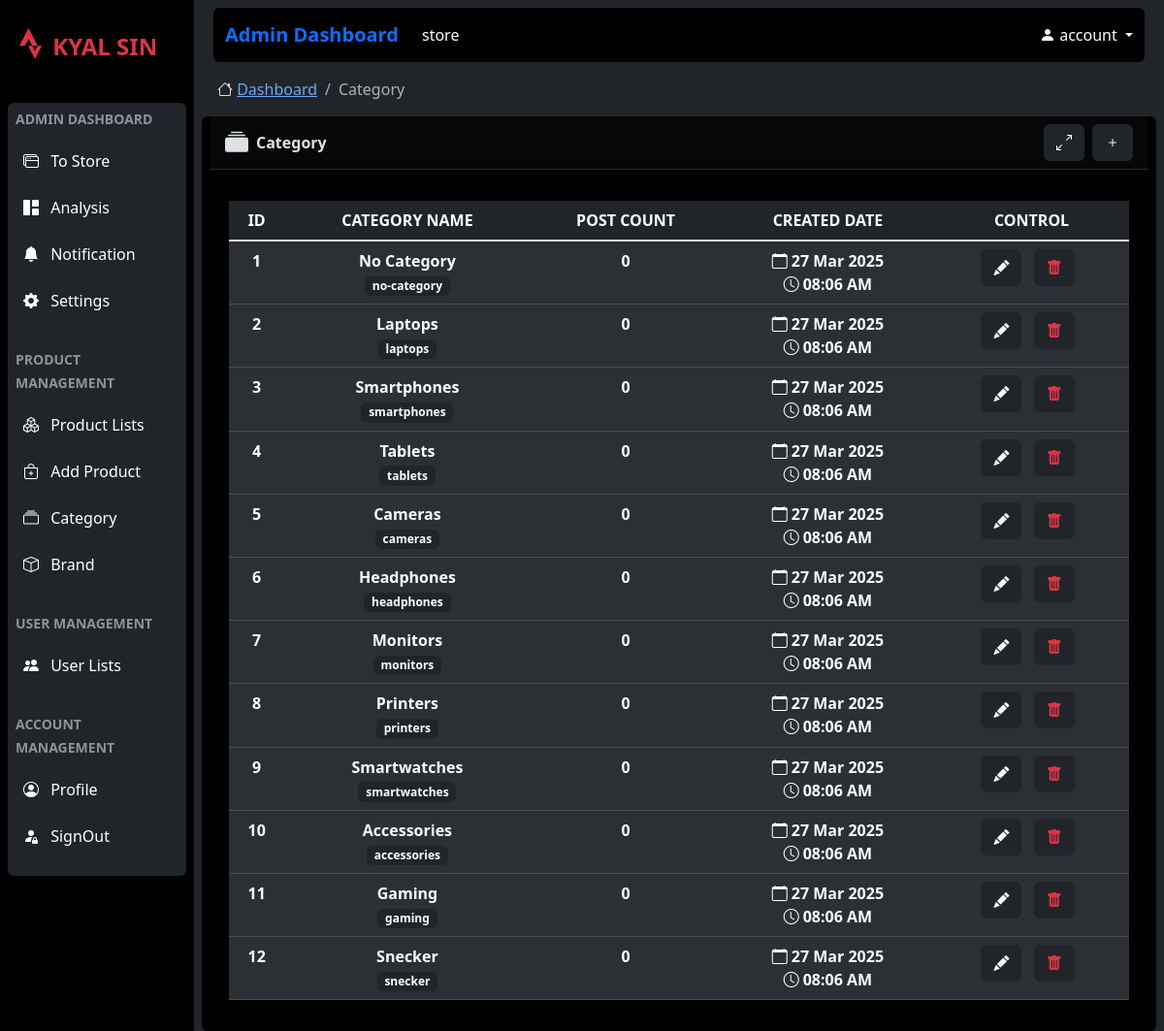
The app's page /admin/categories (signed in), older data.
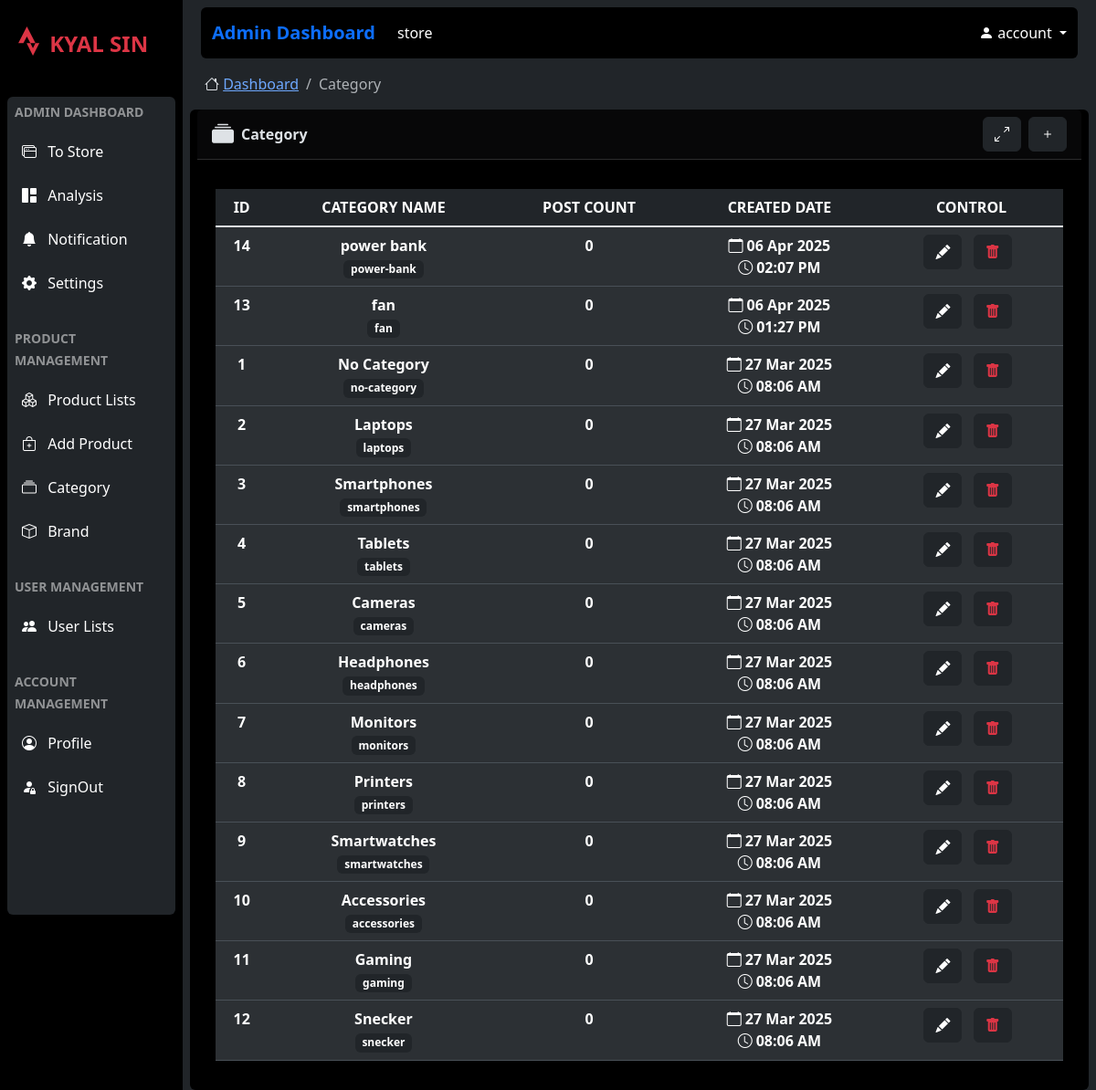
The same page, newer data.
### website/models.py (models this page shows, shortened)
class Category(db.Model):
    id = db.Column(db.Integer, primary_key=True)
    name = db.Column(db.String(64), nullable=False)
    slug = db.Column(db.String(64), nullable=False)
    created_at = db.Column(db.DateTime, default=db.func.now())
    updated_at = db.Column(db.DateTime, default=db.func.now(), onupdate=db.func.now())

### website/admin.py (the view, shortened to what this page needs)
@admin.route('/categories', methods=['GET', 'POST'])
@login_required
@admin_required
def manageCategory():
    form = CategoryForm()
    categories = Category.query.order_by(Category.created_at.desc()).all()
    return render_template(path + 'category.html', form=form, categories=categories)

### website/admin.py (called while the page is built)
def admin_required(f):
    @wraps(f)
    def decorated_function(*args, **kwargs):
        if not current_user.is_authenticated or current_user.id != ADMIN_USER_ID:
            flash("You do not have permission to access this page.", "warning")
            return redirect(url_for("views.index"))  # Redirect to home page or login
        return f(*args, **kwargs)
    return decorated_function

### website/templates/admin/category.html (shortened to what this page needs)
{% extends 'admin/components/layout.html' %}
{% block body %}
<div class="m-3">
    <nav aria-label="breadcrumb">
        <ol class="breadcrumb">
            <li class="breadcrumb-item">
                <i class="bi bi-house"></i>
                <a href="{{ url_for('admin.dashboard' ) }}"> Dashboard</a>
            </li>
            <li class="breadcrumb-item active">Category</li>
        </ol>
    </nav>
</div>
    <div class="container-fluid p-0 window-session">
        <div class="card bg-black border-0 w-100">
            <div class="card-header d-flex justify-content-between mx-2">
                <div class="d-flex align-items-center">
                    <i class="bi bi-collection-fill fs-4"></i>
                    <span class="fw-bolder ms-2">Category</span>
                </div>
                <div class="d-flex align-items-center">
                    <button class="btn btn-dark custom-btn me-2" onclick="toggle_window(this)">
                        <i class="bi bi-arrows-angle-expand"></i>
                    </button>
                    <button class="btn btn-dark custom-btn" onclick="toggle_new(this)">
                        <i class="bi bi-plus d-inline-block"></i>
                    </button>
                </div>
            </div>
            <div class="card-body" style="min-height: 65vh;">
                <div class="container-fluid">
                    <div class="row justify-content-center">
                        <div class="col-12 mt-3">
                            <table class="table table-striped table-hover text-center">
                                <thead>
                                    <tr>
                                        <th>ID</th>
                                        <th>CATEGORY NAME</th>
                                        <th>POST COUNT</th>
                                        <th>CREATED DATE</th>
                                        <th>CONTROL</th>
                                    </tr>
                                </thead>
                                <tbody class="table-group-divider fw-light">
                                    {% for category in categories %}
                                        <tr class="category-tr" id="category-tr-{{ category.id }}">
                                            <th>{{ category.id }}</th>
                                            <th>
                                                <p class="my-0">{{ category.name }}</p>
                                                <span class="badge bg-dark">{{ category.slug }}</span>
                                            </th>
                                            <th>
                                                <p class="my-0">0</p>
                                            </th>
                                            <th>
                                                <p class="my-0"><i class="bi bi-calendar me-1"></i>{{ category.updated_at.strftime('%d %b %Y') }}</p>
                                                <p class="my-0"><i class="bi bi-clock me-1"></i>{{ category.updated_at.strftime('%I:%M %p') }}</p>
                                            </th>
                                            <th>
                                                <button class="btn btn-dark custom-btn me-2" onclick="toggle_edit('{{ category.id }}')">
                                                    <i class="bi bi-pencil-fill"></i>
                                                </button>
                                                    <form method="POST" action="{{ url_for('admin.deleteCategory', category_id=category.id) }}" style="display:inline;">
                                                        <button type="submit" class="btn btn-dark custom-btn me-2" onclick="confirmDelete(event, this.form)">
                                                            <i class="text-danger bi bi-trash-fill"></i>
                                                        </button>
                                                    </form>
                                            </th>
                                        </tr>
                                    {% else %}
                                        <tr>
                                            <td colspan="5">
                                                <p class="fs-1 mt-5 fw-bold text-secondary">No records found</p>
                                            </td>
                                        </tr>
                                    {% endfor %}
                                </tbody>
                            </table>
                        </div>
                    </div>
                </div>
            </div>
        </div>
    </div>
{% endblock %}

### website/templates/admin/components/layout.html (shortened to what this page needs)
<!DOCTYPE html>
<html lang="en">
<head>
    <link rel="stylesheet" href="{{ url_for('serve_node_modules', filename='bootstrap/dist/css/bootstrap.min.css') }}">
    <link rel="stylesheet" href="{{ url_for('serve_node_modules', filename='bootstrap-icons/font/bootstrap-icons.css') }}">
    <link rel="stylesheet" href="{{ url_for('serve_node_modules', filename='sweetalert2/dist/sweetalert2.min.css') }}">
    <link rel="stylesheet" href="{{ url_for('serve_node_modules', filename='summernote/dist/summernote-bs5.css') }}">
    <link rel="stylesheet" href="{{ url_for('static', filename='css/admin.css') }}">
</head>
<body data-bs-theme="dark">
    <div class="container-fluid">
        <div class="row">
            <div class="col-2 p-0">
                {% include "admin/components/sidebar.html" %}
            </div>
            <div class="col-10 px-2 vh-100 overflow-y-scroll scrollbar-width-0">
                {% include "admin/components/navbar.html" %}
                {% block body %}{% endblock %}
            </div>
        </div>
    </div>
</body>
</html>

### website/templates/admin/components/sidebar.html
<div class="w-100 bg-black">
    <div class="side-bar vh-100">
        <nav class="navbar navbar-dark ps-3 mb-3 bg-black w-100 sticky-top">
            <a class="navbar-brand w-100 text-danger my-2 fs-4 fw-bold" href="">
                <i class="bi bi-strava fs-2"></i> KYAL SIN
            </a>
        </nav>
        <div class="nav-div h-75 overflow-y-scroll m-2 bg-dark m-1 p-1 px-2 rounded">
            <ul class="nav nav-fill flex-column">
                <li class="text-white-50 fw-bold mb-2">
                    <small>ADMIN DASHBOARD</small>
                </li>
                <li class="nav-item fs-6 px-2 py-2 my-1 rounded">
                    <a href="{{ url_for('views.index' ) }}" class="nav-link p-0 text-decoration-none text-white text-start">
                        <i class="me-2 bi bi-window-stack"></i> To Store
                    </a>
                </li>
                <li class="nav-item fs-6 px-2 py-2 my-1 rounded">
                    <a href=""  class="nav-link p-0 text-decoration-none text-white text-start">
                        <i class="me-2 bi bi-grid-1x2-fill"></i> Analysis
                    </a>
                </li>
                <li class="nav-item fs-6 px-2 py-2 my-1 rounded">
                    <a href="#" class="nav-link p-0 text-decoration-none text-white text-start">
                        <i class="me-2 bi bi-bell-fill"></i> Notification
                    </a>
                </li>
                <li class="nav-item fs-6 px-2 py-2 my-1 rounded">
                    <a href="#" class="nav-link p-0 text-decoration-none text-white text-start">
                        <i class="me-2 bi bi-gear-fill"></i> Settings
                    </a>
                </li>
                <li class="text-white-50 fw-bold mb-2 mt-4">
                    <small>PRODUCT MANAGEMENT</small>
                </li>
                <li class="nav-item fs-6 px-2 py-2 my-1 rounded">
                    <a href="{{ url_for('admin.productLists' ) }}" class="nav-link p-0 text-decoration-none text-white text-start">
                        <i class="me-2 bi bi-boxes"></i> Product Lists
                    </a>
                </li>
                <li class="nav-item fs-6 px-2 py-2 my-1 rounded">
                    <a href="{{ url_for('admin.addProduct' ) }}" class="nav-link p-0 text-decoration-none text-white text-start">
                        <i class="me-2 bi bi-bag-plus"></i> Add Product
                    </a>
                </li>
                <li class="nav-item fs-6 px-2 py-2 my-1 rounded">
                    <a href="{{ url_for('admin.manageCategory' ) }}" class="nav-link p-0 text-decoration-none text-white text-start">
                        <i class="me-2 bi bi-collection"></i> Category
                    </a>
                </li>
                <li class="nav-item fs-6 px-2 py-2 my-1 rounded">
                    <a href="{{ url_for('admin.manageBrand' ) }}" class="nav-link p-0 text-decoration-none text-white text-start">
                        <i class="me-2 bi bi-box"></i> Brand
                    </a>
                </li>
                <li class="text-white-50 fw-bold mb-2 mt-4">
                    <small>USER MANAGEMENT</small>
                </li>
                <li class="nav-item fs-6 px-2 py-2 my-1 rounded">
                    <a href="" class="nav-link p-0 text-decoration-none text-white text-start">
                        <i class="me-2 bi bi-people-fill"></i> User Lists
                    </a>
                </li>
                <li class="text-white-50 fw-bold mb-2 mt-4">
                    <small>ACCOUNT MANAGEMENT</small>
                </li>
                <li class="nav-item fs-6 px-2 py-2 my-1 rounded">
                    <a href="#" class="nav-link p-0 text-decoration-none text-white text-start">
                        <i class="me-2 bi bi-person-circle"></i> Profile
                    </a>
                </li>
                <li class="nav-item fs-6 px-2 py-2 my-1 rounded">
                    <a href="#" class="nav-link p-0 text-decoration-none text-white text-start">
                        <i class="me-2 bi bi-person-fill-lock"></i> SignOut
                    </a>
                </li>
                <div style="height: 100px;"></div>
            </ul>
        </div>
    </div>
</div>

### website/templates/admin/components/navbar.html (shortened to what this page needs)
<div class="container">
    <nav class="navbar navbar-expand-lg navbar-dark bg-black mt-2 rounded">
      <div class="container-fluid d-flex justify-content-between align-items-center">
        <a class="navbar-brand text-primary fw-bold" href="#">Admin Dashboard</a>
        <div class="w-100 d-flex justify-content-between align-items-center">
            <div class="">
                <ul class="navbar-nav">
                    <li class="nav-item">
                        <a class="nav-link active" aria-current="page" href="#">store</a>
                    </li>
                </ul>
            </div>
            <div class="nav-item dropdown text-white">
                <a class="nav-link dropdown-toggle" data-bs-toggle="dropdown" href="#" role="button" aria-expanded="false">
                    <i class="bi bi-person-fill"></i> account
                </a>
            </div>
        </div>
      </div>
    </nav>
</div>

### website/static/css/admin.css (style rules this page uses)
* { margin: 0; padding: 0; box-sizing: border-box; }
.side-bar .nav-div { overflow-y: auto; scrollbar-width: thin; scrollbar-color: #888 transparent; -ms-overflow-style: none; }
.side-bar .nav-item { transition: background-color 0.3s ease, color 0.3s ease; }
.side-bar .nav-item a { transition: color 0.3s ease; }

Row changes from the older to the newer data that the page shows:
added Category: id "14", name "power bank", slug "power-bank", updated_at "06 Apr 2025", updated_at "02:07 PM"
added Category: id "13", name "fan", slug "fan", updated_at "06 Apr 2025", updated_at "01:27 PM"
